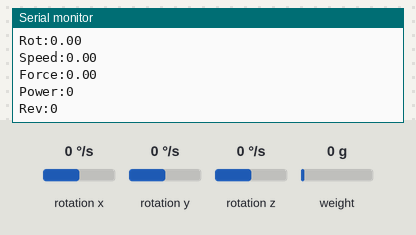
Simulated run of this sketch. Board: Arduino Nano 33 BLE. Parts: the last lines printed to the serial monitor. The test bench sets the inputs (shaded band); at power-on: rotation z 0 °/s, weight on the scale 0 g, rotation x 0 °/s, rotation y 0 °/s. Nothing arrives over Bluetooth unless stated.

Above: at 2.2 s.
2.3 s: rotation z set to -192 °/s
3.8 s: weight on the scale set to 100 g
At 4.8 s:
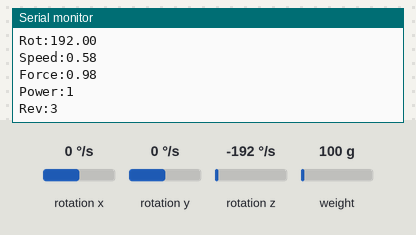
5.3 s: rotation z set to -100 °/s
6.8 s: weight on the scale set to 1250 g
At 7.8 s:
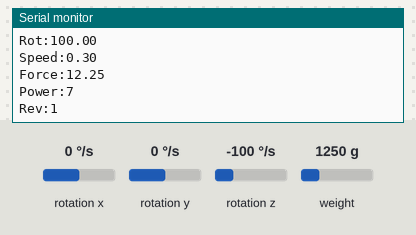
Timing chart, 0 to 9.3 s (numbered marks = the images above; inputs shaded):
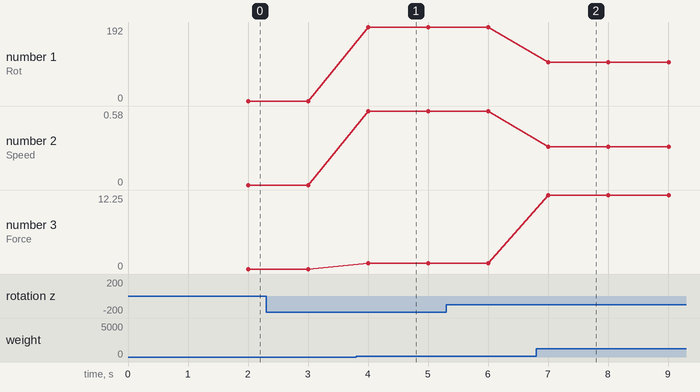

The sketch:

powermeter.ino
```cpp
#include <ArduinoBLE.h>
#include <Arduino_BMI270_BMM150.h>
#include <HX711.h>

#define CRANK_RADIUS 0.1725
#define DATA_PIN 3
#define CLK_PIN 2

HX711 scale;
BLEService CyclePowerService("1818");
BLECharacteristic CyclePowerFeature("2A65", BLERead, 4);
BLECharacteristic CyclePowerMeasurement("2A63", BLERead | BLENotify, 8);
BLECharacteristic CyclePowerSensorLocation("2A5D", BLERead, 1);

unsigned char bleBuffer[8];
unsigned char slBuffer[1];
unsigned char fBuffer[4];

short power = 0;
unsigned short rev = 0;
unsigned short timestamp = 0;
unsigned short flags = 0x20;
byte sensorlocation = 0x0D;

long previousMillis = 0;

void setup() {
  // Initialize serial communication for debugging
  Serial.begin(9600);
  while (!Serial);

  if (!IMU.begin()) {
    Serial.println("Failed to initialize IMU!");
    while (1);
  }

  Serial.print("Gyroscope sample rate = ");
  Serial.print(IMU.gyroscopeSampleRate());
  Serial.println(" Hz");
  Serial.println();
  Serial.println("Gyroscope in degrees/second");

  scale.begin(DATA_PIN, CLK_PIN);
  scale.set_offset(398895);
  scale.set_scale(4.538056);
  scale.tare();


  // Start BLE module
  if (!BLE.begin()) {
    Serial.println("Starting BLE failed!");
    while (1);
  }

  Serial.println("BLE initialized.");

  // Set device name and local name
  BLE.setDeviceName("ArduinoPowerMeter");
  BLE.setLocalName("ArduinoPowerMeter");
  BLE.setAdvertisedService(CyclePowerService);
  CyclePowerService.addCharacteristic(CyclePowerFeature);
  CyclePowerService.addCharacteristic(CyclePowerMeasurement);
  CyclePowerService.addCharacteristic(CyclePowerSensorLocation);

  BLE.addService(CyclePowerService);
  BLE.advertise();

  Serial.println("BLE service advertised. Waiting for connections...");
}

void loop() {
  // Poll for BLE events
  BLE.poll();

  long currentMillis = millis();
  // if 250ms have passed, check send the data:
  if (currentMillis - previousMillis >= 500) {
    timestamp = (unsigned short) currentMillis;

    float x, y, z;
    IMU.readGyroscope(x, y, z);

    float rotz = fabs(z);
    // Magic number here, but less than 45 dps is less than 1 crank rotation
    // in 8 seconds (7.5 RPM), just assume it's noise.
    if (rotz < 45) rotz = 0.f;
    float velo = (rotz * PI * CRANK_RADIUS) / 180.f; // Velocity of crank in m/s
    float f = fabs(scale.get_units(10) / 102.f); // Force on the pedal in N (grams -> newtons @ 9.81/1000 -> 101.9367)

    power = short(2 * f * velo); // P = 2 * N * m/s
    rev = short(rotz / 60.f); // deg/min (60s) / 360 deg = deg/s / 60

    // Update the characteristic value
    bleBuffer[0] = flags & 0xff;
    bleBuffer[1] = (flags >> 8) & 0xff;
    bleBuffer[2] = power & 0xff;
    bleBuffer[3] = (power >> 8) & 0xff;
    bleBuffer[4] = rev & 0xff;
    bleBuffer[5] = (rev >> 8) & 0xff;
    bleBuffer[6] = timestamp & 0xff;
    bleBuffer[7] = (timestamp >> 8) & 0xff;

    slBuffer[0] = sensorlocation & 0xff;

    fBuffer[0] = 0x00;
    fBuffer[1] = 0x00;
    fBuffer[2] = 0x00;
    fBuffer[3] = 0x08;

    CyclePowerFeature.writeValue(fBuffer, 4);
    CyclePowerMeasurement.writeValue(bleBuffer, 8);
    CyclePowerSensorLocation.writeValue(slBuffer, 1);

    previousMillis = currentMillis;

    // DEBUG

    Serial.print("Rot:");
    Serial.println(rotz);
    Serial.print("Speed:");
    Serial.println(velo);
    Serial.print("Force:");
    Serial.println(f);
    Serial.print("Power:");
    Serial.println(power);
    Serial.print("Rev:");
    Serial.println(rev);
  }
}
```

Measured:
- after the input at 3.8 s, the serial monitor: prints a new line after 0.20 s (image 1)
- after the input at 6.8 s, the serial monitor: prints a new line after 0.21 s (image 2)
- plotted number 3: 0 → 0.98 after the input at 3.8 s, 0.98 → 12.25 after the input at 6.8 s
